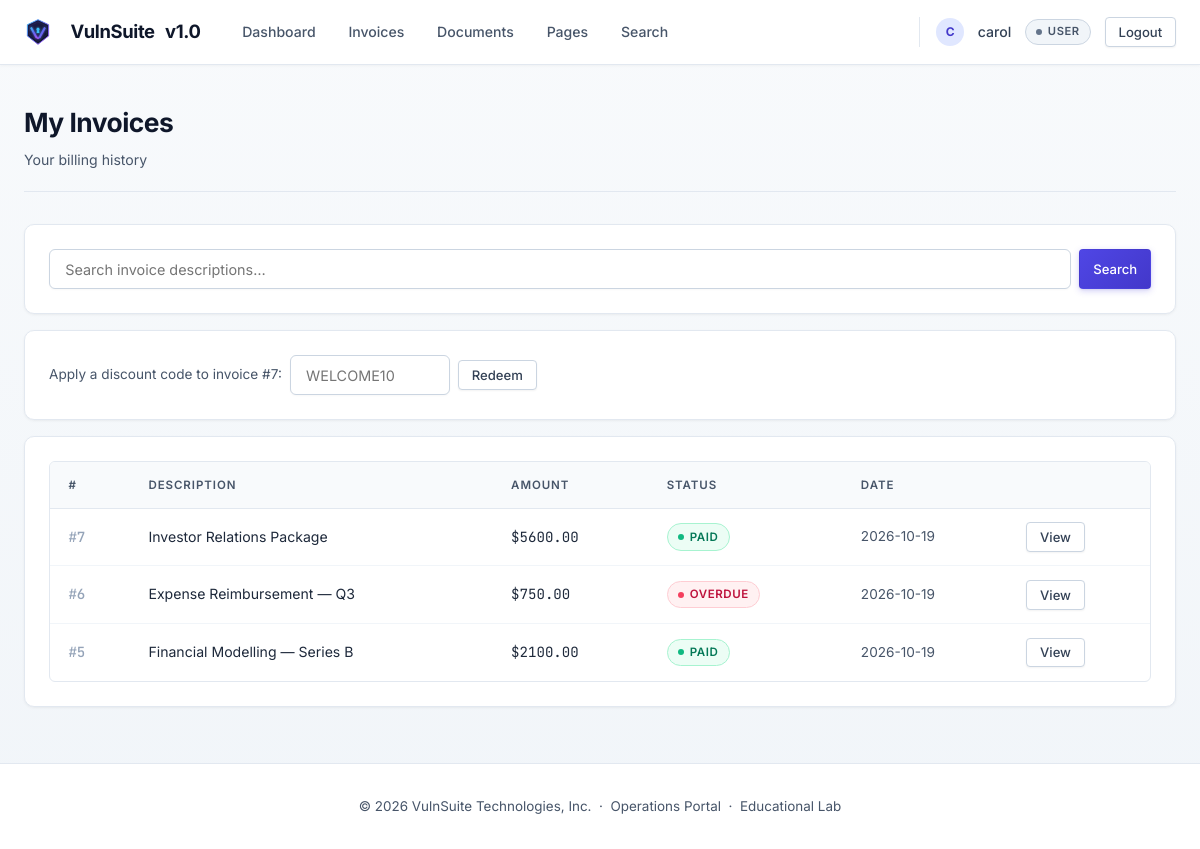
The page /invoices (signed in) on the database its author committed.
### tables this page shows
CREATE TABLE invoices (
        id          INTEGER PRIMARY KEY AUTOINCREMENT,
        user_id     INTEGER NOT NULL,
        amount      REAL NOT NULL,
        description TEXT NOT NULL,
        status      TEXT DEFAULT 'pending',
        discount_redeemed INTEGER DEFAULT 0,
        created_at  TEXT DEFAULT (datetime('now')),
        FOREIGN KEY (user_id) REFERENCES users(id)
    );

### routes/invoice_routes.py (the view)
@invoice_bp.route("/invoices")
@login_required
def my_invoices():
    user     = current_user()
    db       = get_db()
    invoices = db.execute(
        "SELECT * FROM invoices WHERE user_id=? ORDER BY id DESC", (user["id"],)
    ).fetchall()
    return render_template("invoice/my_invoices.html", invoices=invoices)

### auth.py (called while the page is built)
def current_user():
    return {
        "id":       session.get("user_id"),
        "username": session.get("username"),
        "role":     session.get("role"),
    } if "user_id" in session else None

def login_required(f):
    @wraps(f)
    def decorated(*args, **kwargs):
        if not current_user():
            return redirect(url_for("auth.login"))
        return f(*args, **kwargs)
    return decorated

### db.py (called while the page is built)
def get_db():
    if "db" not in g:
        db_path = current_app.config["DATABASE"]
        g.db = sqlite3.connect(db_path, detect_types=sqlite3.PARSE_DECLTYPES,
                               timeout=10)
        g.db.row_factory = sqlite3.Row
        g.db.execute("PRAGMA busy_timeout = 8000")
    return g.db

### templates/invoice/my_invoices.html (shortened to what this page needs)
{% extends "base.html" %}
{% block content %}
<div class="page-header">
  <div>
    <h1 class="page-title">My Invoices</h1>
    <p class="page-sub">Your billing history</p>
  </div>
</div>
<div class="card" style="margin-bottom:1rem;">
  <form action="{{ url_for('extra.search_invoices') }}" method="get" style="display:flex; gap:0.5rem;">
    <input type="text" name="q" placeholder="Search invoice descriptions…" style="flex:1;" />
    <button type="submit" class="btn btn-sm btn-primary">Search</button>
  </form>
</div>
<div class="card" style="margin-bottom:1rem;">
  <form action="{{ url_for('extra.redeem_discount', invoice_id=invoices[0]['id'] if invoices else 0) }}"
        method="post" style="display:flex; gap:0.5rem; align-items:center;">
    <span class="text-muted" style="font-size:0.85rem;">Apply a discount code to invoice&nbsp;#{{ invoices[0]['id'] if invoices else '—' }}:</span>
    <input type="text" name="code" placeholder="WELCOME10" style="max-width:160px;" />
    <button type="submit" class="btn btn-sm btn-ghost" {% if not invoices %}disabled{% endif %}>Redeem</button>
  </form>
</div>
<div class="card">
  {% if invoices %}
  <div class="table-wrap">
    <table>
      <thead>
        <tr><th>#</th><th>Description</th><th>Amount</th><th>Status</th><th>Date</th><th></th></tr>
      </thead>
      <tbody>
        {% for inv in invoices %}
        <tr>
          <td class="td-id">#{{ inv['id'] }}</td>
          <td>{{ inv['description'] }}</td>
          <td class="mono">${{ "%.2f"|format(inv['amount']) }}</td>
          <td><span class="status-pill status-{{ inv['status'] }}">{{ inv['status'] }}</span></td>
          <td class="text-muted" style="font-size:0.85rem;">{{ inv['created_at'][:10] }}</td>
          <td>
            <a href="{{ url_for('invoice.view_invoice', invoice_id=inv['id']) }}"
               class="btn btn-ghost btn-sm">View</a>
          </td>
        </tr>
        {% endfor %}
      </tbody>
    </table>
  </div>
  {% else %}
  <p class="text-muted">No invoices found.</p>
  {% endif %}
</div>
{% endblock %}

### rows shown on the page
invoices: id "7", description "Investor Relations Package", amount "5600.00", status "PAID", created_at "2026-10-19"
invoices: id "6", description "Expense Reimbursement — Q3", amount "750.00", status "OVERDUE", created_at "2026-10-19"
invoices: id "5", description "Financial Modelling — Series B", amount "2100.00", status "PAID", created_at "2026-10-19"

### other values the page prints
{{ current_user.username[:1].upper() }} "C"
{{ current_user.username }} "carol"
{{ current_user.role }} "USER"
